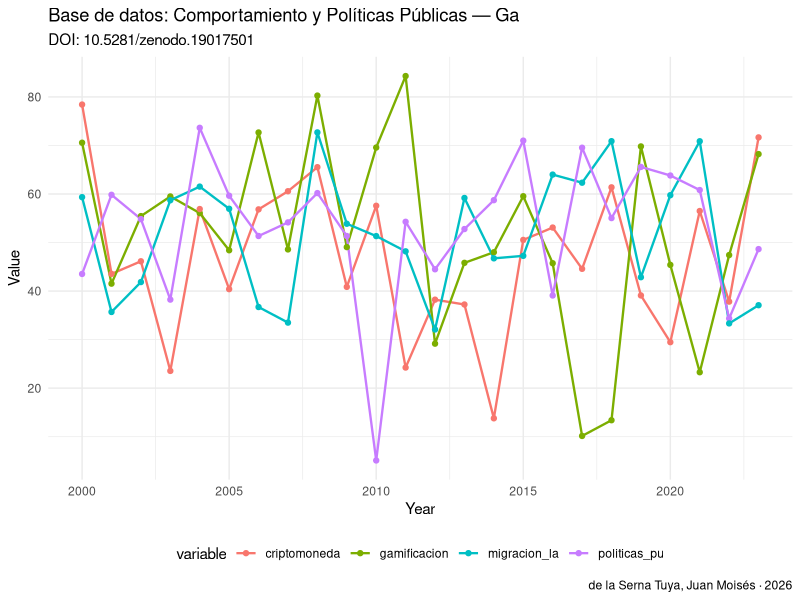

R code for this plot:
# analysis.R — Base de datos: Comportamiento y Políticas Públicas — Gamificación cripto, sesgos de anclaje en subsidios verdes y aversión al riesgo migratorio en Latinoamérica (2022-2025)
# DOI: 10.5281/zenodo.19017501
# Author: de la Serna Tuya, Juan Moisés · ORCID: 0000-0002-8401-8018
# License: CC0 1.0

# ── SETUP ──────────────────────────────────────────────────────────────────
# Install required packages if needed:
# install.packages(c("readr","ggplot2","dplyr","tidyr"))

library(readr)
library(ggplot2)
library(dplyr)

# ── LOAD DATA ──────────────────────────────────────────────────────────────
# Download dataset from: https://doi.org/10.5281/zenodo.19017501
# df <- read_csv("dataset.csv")

# Example with synthetic data
set.seed(42)
years <- 2000:2023
df <- data.frame(
  year = years,
    gamificacion = rnorm(length(years), 50, 15),
  criptomoneda = rnorm(length(years), 50, 15),
  politicas_pu = rnorm(length(years), 50, 15),
  migracion_la = rnorm(length(years), 50, 15),
  stringsAsFactors = FALSE
)

cat("Dataset: Base de datos: Comportamiento y Políticas Públicas\n")
cat("DOI: 10.5281/zenodo.19017501\n")
cat("Dimensions:", nrow(df), "x", ncol(df), "\n\n")
print(head(df))
print(summary(df))

# ── VISUALIZATION ──────────────────────────────────────────────────────────
# Temporal trend
p1 <- df %>%
  tidyr::pivot_longer(-year, names_to="variable", values_to="value") %>%
  ggplot(aes(x=year, y=value, color=variable)) +
  geom_line(size=0.8) +
  geom_point(size=1.5) +
  labs(title="Base de datos: Comportamiento y Políticas Públicas — Ga",
       subtitle="DOI: 10.5281/zenodo.19017501",
       x="Year", y="Value",
       caption="de la Serna Tuya, Juan Moisés · 2026") +
  theme_minimal() +
  theme(legend.position="bottom")

ggsave("figures/analysis_output_r.png", p1, width=10, height=6, dpi=150)
cat("\nFigure saved: figures/analysis_output_r.png\n")

# ── CITATION ───────────────────────────────────────────────────────────────
cat("\nCitation:\n")
cat("de la Serna Tuya, Juan Moisés (2026). Base de datos: Comportamiento y Políticas Públicas — Gamificación crip. Zenodo. https://doi.org/10.5281/zenodo.19017501\n")
